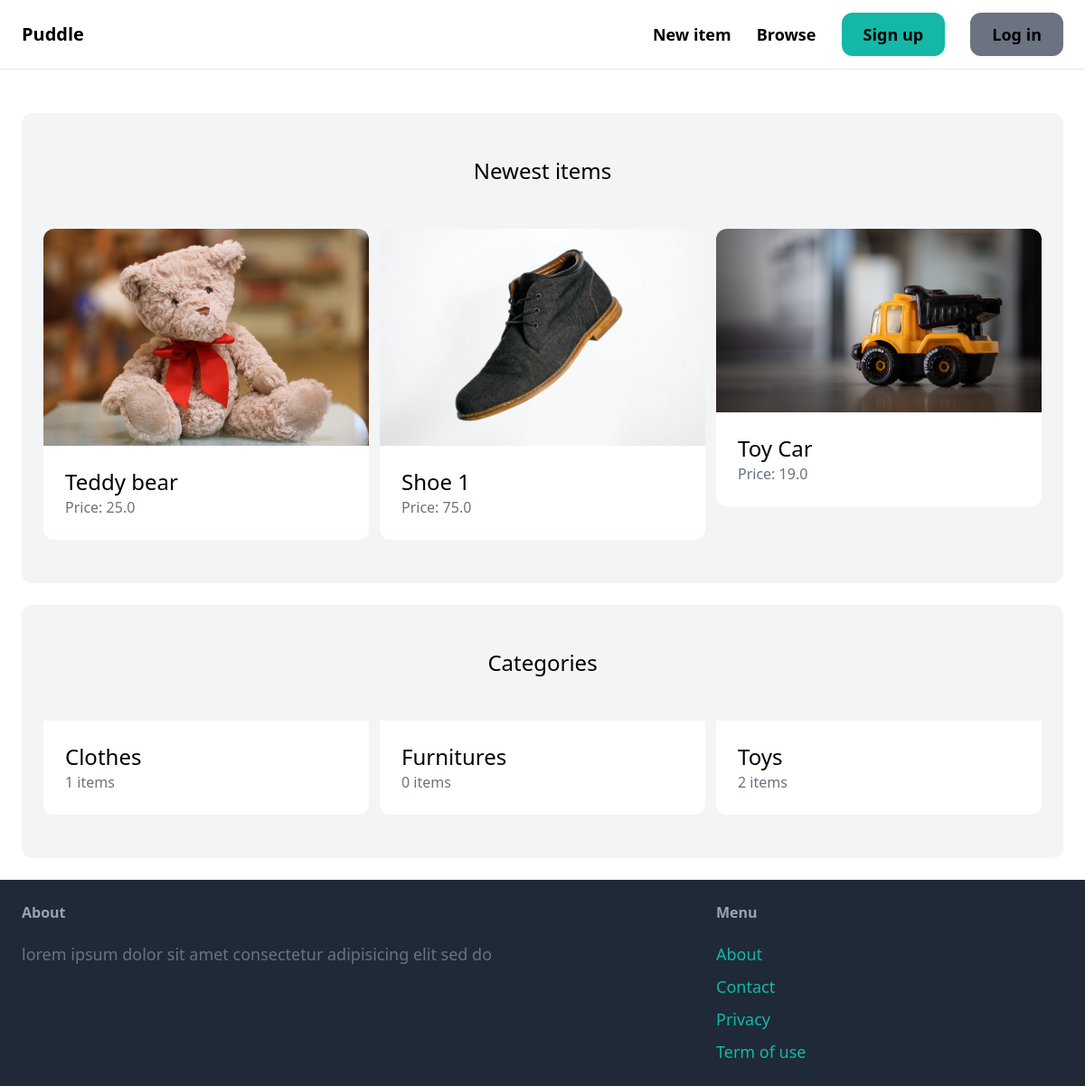
Before: / with the older database file.
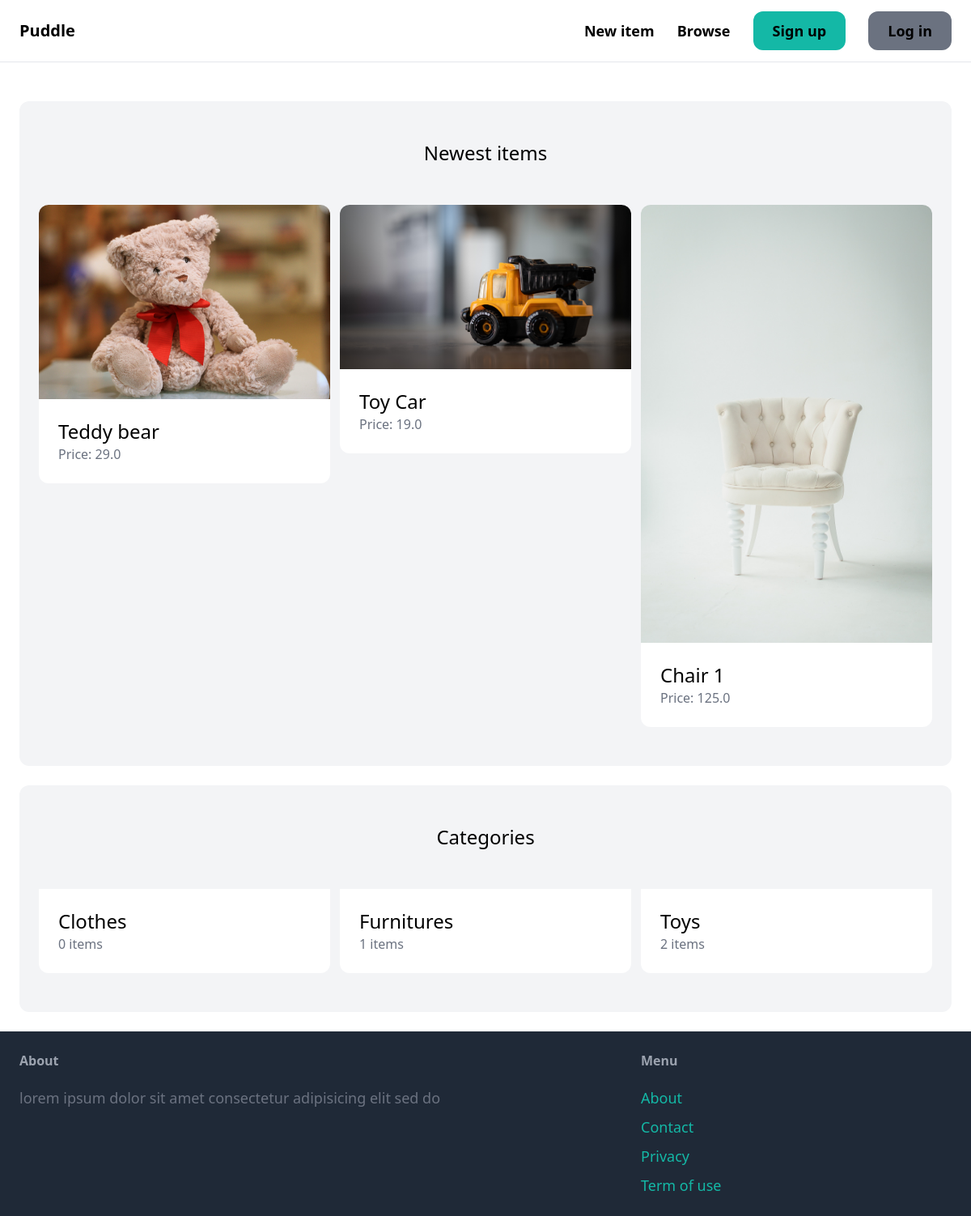
After: the same page with the newer database file.
### item/models.py (models this page shows, shortened)
class Item(models.Model):
    category=models.ForeignKey(Category,related_name='items',on_delete=models.CASCADE)
    name=models.CharField(max_length=255)
    description=models.TextField(blank=True,null=True)
    price=models.FloatField()
    image=models.ImageField(upload_to='item_images',blank=True,null=True)
    is_sold=models.BooleanField(default=False)
    created_by=models.ForeignKey(User,related_name='items',on_delete=models.CASCADE)
    created_at=models.DateTimeField(auto_now_add=True)

class Category(models.Model):
    name=models.CharField(max_length=255)
    class Meta:
        ordering=('name',)
        verbose_name_plural="Categories"

### core/views.py (the view)
# urls.py: path('',views.index,name='index'),
def index(request):
    items=Item.objects.filter(is_sold=False)[0:6]
    categories=Category.objects.all()
    return render(request,"core/index.html",{
        'categories':categories,
        'items':items,
    })

### core/templates/core/index.html (shortened to what this page needs)
{% extends 'core/base.html' %}
{% block content %}
<div class="mt-6 px-6 py-12 bg-gray-100 rounded-xl">
    <h2 class="mb-12 text-2xl text-center">Newest items</h2>
    <div class="grid grid-cols-3 gap-3">
        {% for item in items %}
            <div>
                <a href="{% url 'item:detail' item.id %}">
                    <div>
                        <img src="{{ item.image.url }}" class="rounded-t-xl">
                    </div>
                    <div class="p-6 bg-white rounded-b-xl">
                        <h2 class="text-2xl">{{ item.name }}</h2>
                        <p class="text-gray-500">Price: {{ item.price }}</p>
                    </div>
                </a>
            </div>
        {% endfor %}
    </div>
</div>
<div class="mt-6 px-6 py-12 bg-gray-100 rounded-xl">
    <h2 class="mb-12 text-2xl text-center">Categories</h2>
    <div class="grid grid-cols-3 gap-3">
        {% for category in categories %}
        <div>
            <a href="#">
                <div class="p-6 bg-white rounded-b-xl">
                    <h2 class="text-2xl">{{ category.name }}</h2>
                    <p class="text-gray-500">{{ category.items.count}} items</p>
                </div>
            </a>
        </div>
        {% endfor %}
    </div>
</div>
{% endblock %}

### core/templates/core/base.html (shortened to what this page needs)
<!DOCTYPE html>
<html>
    <head>
        <script src="https://cdn.tailwindcss.com"></script>
    </head>
    <body>
        <nav class="py-6 px-6 flex justify-between items-center border-b border-gray-200">
            <a href="/" class="text-xl font-semibold">Puddle</a>
            <div class="space-x-6">
                <a href="{% url 'item:new' %}" class="text-lg font-semibold hover:text-gray-500">New item</a>
                <a href="{% url 'item:items' %}" class="text-lg font-semibold hover:text-gray-500">Browse</a>
                {% if request.user.is_authenticated %}
                <a href="{% url 'conversation:inbox' %}" class="px-6 py-3 text-lg font-semibold bg-teal-500 text=white rounded-xl hover:bg-teal-700">Inbox</a>
                <a href="{% url 'dashboard:index' %}" class="px-6 py-3 text-lg font-semibold bg-gray-500 text=white rounded-xl hover:bg-gray-700">Dashboard</a>
                {% else %}
                <a href="{% url 'core:signup' %}" class="px-6 py-3 text-lg font-semibold bg-teal-500 text=white rounded-xl hover:bg-teal-700">Sign up</a>
                <a href="{% url 'core:login' %}" class="px-6 py-3 text-lg font-semibold bg-gray-500 text=white rounded-xl hover:bg-gray-700">Log in</a>
                {% endif %}
            </div>
        </nav>
        <div class="px-6 py-6">
            {% block content %}
            {% endblock %}
        </div>
        <footer class="py-6 px-6 flex justify-between bg-gray-800">
            <div class="w-2/3 pr-10">
                <h3 class="mb-5 font-semibold text-gray-400">About</h3>
                <p class="text-lg text-gray-500"> {% lorem 10 w %}</p>
            </div>
            <div class="w-1/3">
                <h3 class="mb-5 font-semibold text-gray-400">Menu</h3>
                <ul class="space-y-2">
                    <li><a href="#" class="text-lg text-teal-500 hover:text-teal-700">About</a></li>
                    <li><a href="{% url 'core:contact' %}" class="text-lg text-teal-500 hover:text-teal-700">Contact</a></li>
                    <li><a href="#" class="text-lg text-teal-500 hover:text-teal-700">Privacy</a></li>
                    <li><a href="#" class="text-lg text-teal-500 hover:text-teal-700">Term of use</a></li>
                </ul>
            </div>
        </footer>
    </body>
</html>

Changed rows visible on the page:
removed Item: image (picture), name "Shoe 1", price "75.0"
changed Item "Teddy bear": price "25.0" → "29.0"
added Item: image (picture), name "Chair 1", price "125.0"
computed for Category "Clothes": items.count "1" → "0"
computed for Category "Furnitures": items.count "0" → "1"
